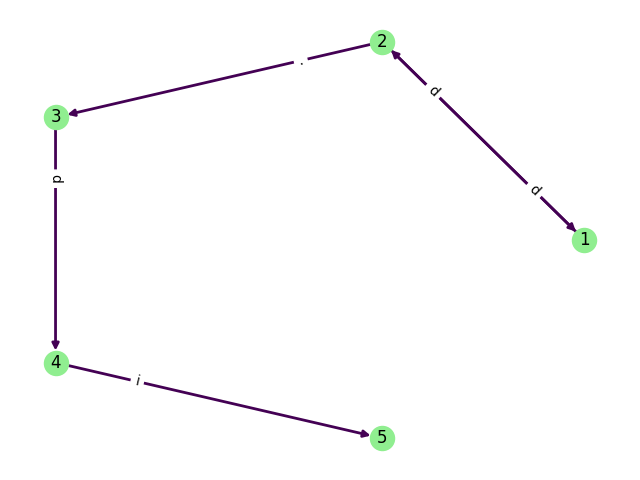

Write the Python code that produced this figure.
import networkx as nx
import matplotlib.pyplot as plt


class graph:
    def __init__(self):
        self.grafo = nx.MultiDiGraph()

    def generador(self, nodos, aristas):
        # creando los nodos del afd
        self.grafo.add_nodes_from(nodos)

        # aristas
        self.grafo.add_edges_from(aristas.keys())


        ## codigo para poner bonito el grafo (spring)
        pos = nx.circular_layout(self.grafo)

        for u, v, d in self.grafo.edges(data=True):
            d['weight'] = 3

        edges, weights = zip(*nx.get_edge_attributes(self.grafo, 'weight').items())


        ## mostrar los nodos con formato bonito
        nx.draw(self.grafo, pos, node_color='lightgreen', edge_color=weights, width=2, with_labels=True)

        ## mostrar las aristas con formato
        #nx.draw_networkx_edges(self.grafo, pos, edgelist = aristas.keys(), arrowstyle="<|-", style="dashed")
        nx.draw_networkx_edge_labels(self.grafo, pos, aristas, label_pos=0.75)

        ## se muestra el grafo
        plt.savefig('grafo.png')
        plt.show()
        return
